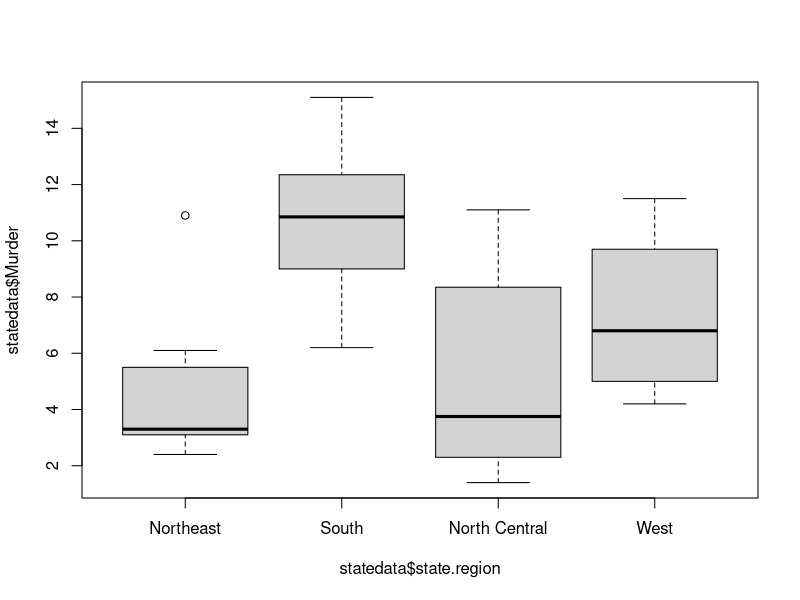
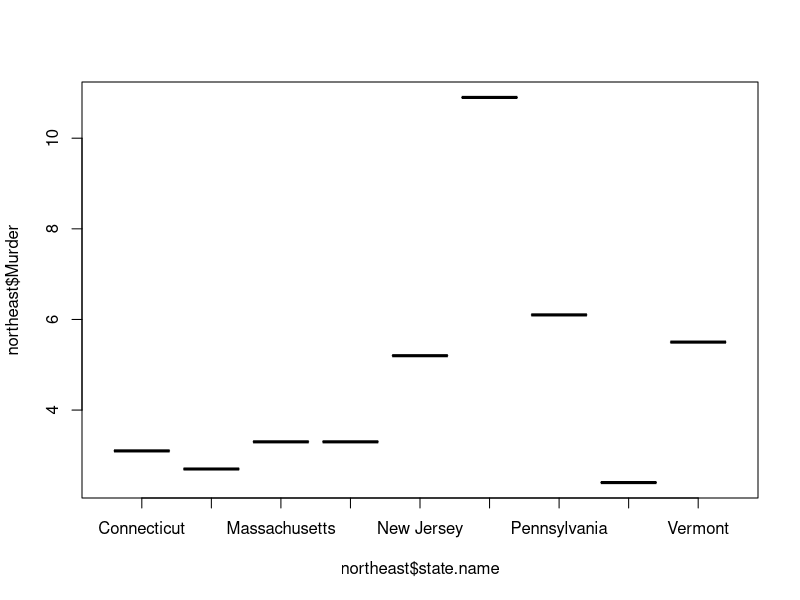
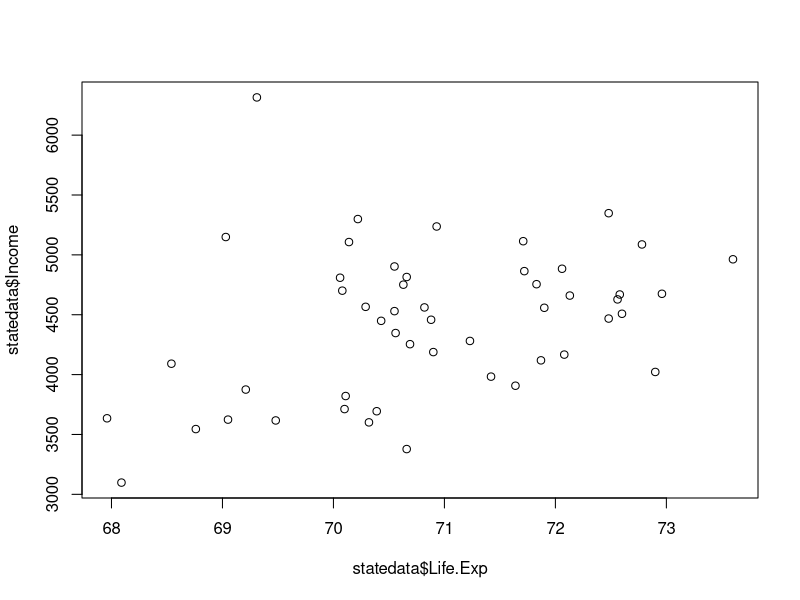

Reproduce these figures in R, in order.
data(state)
statedata = cbind(data.frame(state.x77),
state.abb,state.area,state.center, state.division, state.name, state.region)

str(statedata)

#Q1
q_1 <- tapply(statedata$HS.Grad, list(statedata$state.region), mean)
q_1
#Answer: West

#Q2
q_2 <- tapply(statedata$Murder, statedata$state.region, median)
q_2
plot_q_2 <- boxplot(statedata$Murder ~ statedata$state.region)
plot_q_2
#Answer: South

#Q3
northeast <- subset(statedata, statedata$state.region=="Northeast")
q_3 <- boxplot(northeast$Murder ~ northeast$state.name)
q_3
#Answer: New York

#Q4
life_expectancy <- lm(Life.Exp ~ Population + Income + Illiteracy + Murder + HS.Grad + Frost + Area, data = statedata)
summary(life_expectancy)
#Answer: -2.180e-5

#Q5
model_q_5 <- lm(statedata$Life.Exp ~ statedata$Income, data = statedata)
plot(statedata$Income ~ statedata$Life.Exp)
abline(model_q_5, col="red")
#Answer: Positively associated

#Q6
#Answer: False

#Q7
model_1 <- lm(Life.Exp ~ Income + HS.Grad + Frost + Murder , data=statedata)
summary(model_1)
model_2 <- lm(Life.Exp ~ HS.Grad + Population + Income + Frost, data=statedata)
summary(model_2)
model_3 <- lm(Life.Exp ~ Frost + Murder + HS.Grad + Illiteracy, data=statedata)
summary(model_3)
model_4 <- lm(Life.Exp ~ Population + Murder + Frost + HS.Grad, data=statedata)
summary(model_4)
#Answer: model_4 variables

#Q8
sort(predict(model_4))
#Answer: Alabama

#Q9
sort(predict(model_4))
#Answer: Washington

#Q10
sort(model_4$residuals)
#Answer: Indiana

